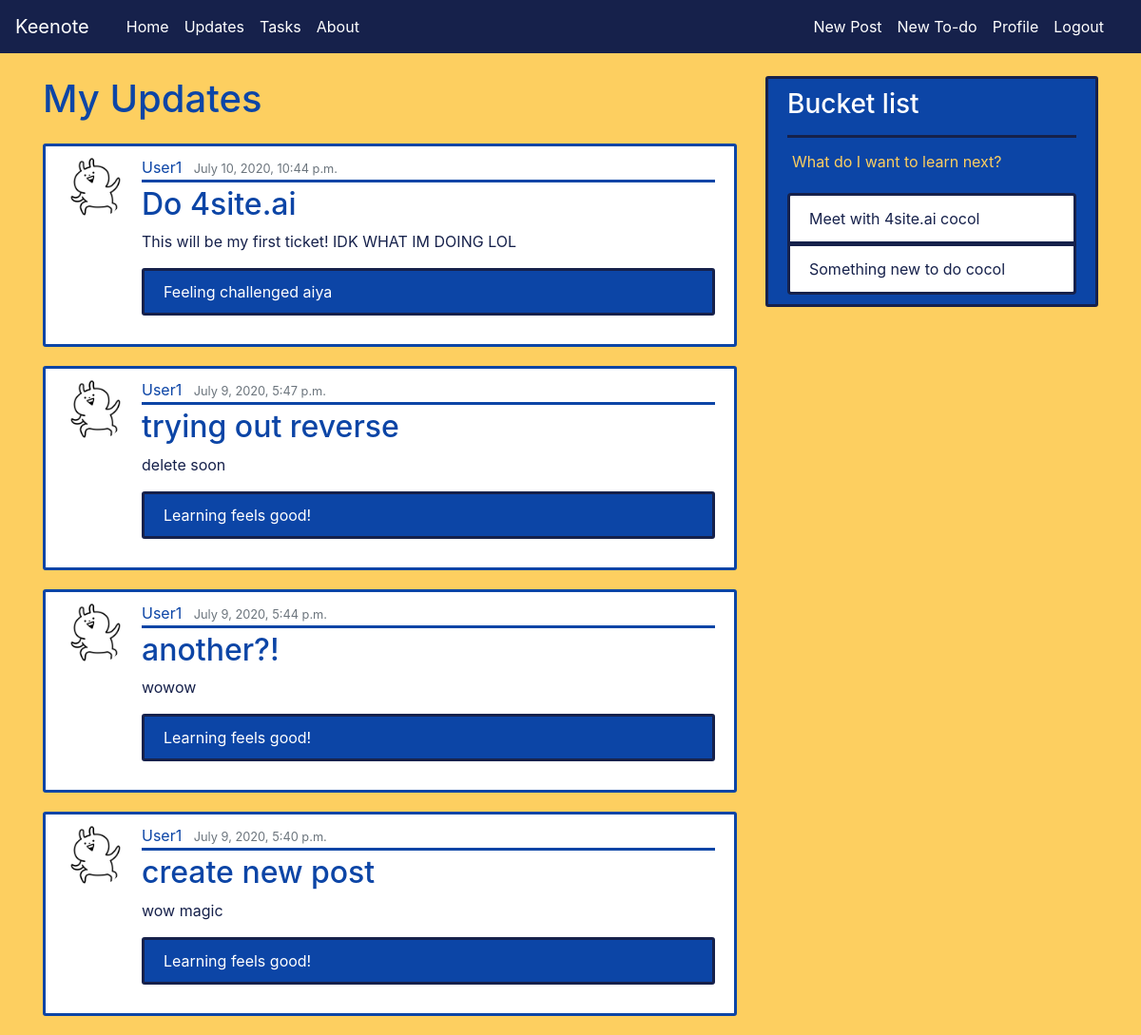
The page /mine/ (signed in) on the database its author committed.
### blog/models.py (models this page shows, shortened)
class Post(models.Model):
    title = models.CharField(max_length = 200)
    content = models.TextField()
    reflections = models.TextField(blank=True)
    date_posted = models.DateTimeField(default=timezone.now)
    author = models.ForeignKey(User, on_delete=models.CASCADE)

class Skill(models.Model):
    title = models.CharField(max_length = 200)
    content = models.TextField()
    author = models.ForeignKey(User, on_delete=models.CASCADE)

### users/models.py (models this page shows, shortened)
class Profile(models.Model):
    user = models.OneToOneField(User, on_delete=models.CASCADE)
    image = models.ImageField(default='default.PNG', upload_to='profile_pics')

### blog/views.py (the view)
# urls.py: path('mine/', MyPostsView.as_view(), name="my-posts"),
class MyPostsView(LoginRequiredMixin, ListView):
    model = Post
    template_name = "blog/mine.html" # naming convention:<app>/<model>_<viewtype>.html
    context_object_name = 'posts'
    ordering = ['-date_posted']

### blog/templatetags/menu_items.py (called while the page is built)
@register.inclusion_tag('blog/menu_items.html')
def menu_items():
    user = User.objects.first()
    context = {
        'items': Skill.objects.filter(author=user) #filter(author=request.user)
    }
    return context #need to check user

### blog/templates/blog/mine.html
{% extends "blog/base.html" %}
{% block content %}
<h1 class="main-home">My Updates</h1>
    {% for post in posts %}
        {% if post.author == user %}
            <article class="media content-section">
                <img class="rounded-circle article-img" src="{{ post.author.profile.image.url }}">
                <div class="media-body">
                    <div class="article-metadata">
                        <a class="mr-2 article-author" href="#">{{ post.author }}</a>
                        <small class="text-muted">{{ post.date_posted }}</small>
                    </div>
                    <h2><a class="article-title" href="{% url 'post-detail' post.id %}">{{ post.title }}</a></h2>
                    <p class="article-content">{{ post.content }}</p>
                    {% if post.reflections %}
                        <p class="article-reflection">{{ post.reflections }}</p>
                    {% endif %}
                </div>
            </article>
        {% endif %}
    {% endfor %}
{% endblock %}

### blog/templates/blog/menu_items.html
{% for item in items %}
        <li class="list-group-item list-group-item-light task-item">{{ item.title }}  {{ item.author }}</li>
{% endfor %}

### blog/static/blog/main.css (style rules this page uses)
body { background: #fdcf60; color: #16214b; margin-top: 5rem; }
h1, h2, h3, h4, h5, h6 { color: #16214b; }
.main-home { color: #0c45a6; padding-bottom: 15px; }
.content-section { background-color: #ffffff; padding: 10px 20px; border: 3px solid #0c45a6; border-radius: 3px; margin-bottom: 20px; }
.list-group-item { color: #16214b; background-color: #ffffff; border: 3px solid #16214b; }
.article-title { color: #0c45a6; }
.article-content { white-space: pre-line; }
.article-reflection { white-space: pre-line; color: #ffffff; background-color: #0c45a6; border: 3px solid #16214b; padding: 10px 20px; border-radius: 3px; margin-bottom: 20px; }
.article-img { height: 65px; width: 65px; margin-right: 16px; }
.article-metadata { padding-bottom: 1px; margin-bottom: 4px; border-bottom: 3px solid #0c45a6 }
.article-author { color: #0c45a6; }

### rows shown on the page
Post: author.profile.image (placeholder picture), author "User1", date_posted "July 10, 2020, 10:44 p.m.", title "Do 4site.ai", content "This will be my first ticket! IDK WHAT IM DOING LOL", reflections "Feeling challenged aiya"
Post: author.profile.image (placeholder picture), author "User1", date_posted "July 9, 2020, 5:47 p.m.", title "trying out reverse", content "delete soon", reflections "Learning feels good!"
Post: author.profile.image (placeholder picture), author "User1", date_posted "July 9, 2020, 5:44 p.m.", title "another?!", content "wowow", reflections "Learning feels good!"
Post: author.profile.image (placeholder picture), author "User1", date_posted "July 9, 2020, 5:40 p.m.", title "create new post", content "wow magic", reflections "Learning feels good!"
Skill: title "Meet with 4site.ai", author "cocol"
Skill: title "Something new to do", author "cocol"
